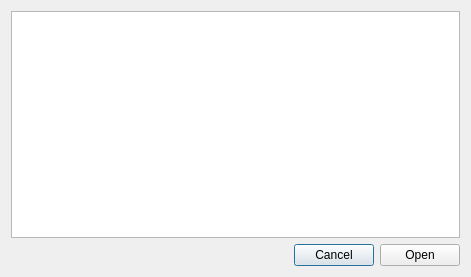
<?xml version="1.0" encoding="UTF-8"?>
<ui version="4.0">
 <class>RecentFilesDialog</class>
 <widget class="QDialog" name="RecentFilesDialog">
  <property name="geometry">
   <rect>
    <x>0</x>
    <y>0</y>
    <width>471</width>
    <height>277</height>
   </rect>
  </property>
  <property name="windowTitle">
   <string>Recent Files</string>
  </property>
  <layout class="QGridLayout" name="gridLayout">
   <item row="0" column="0" colspan="3">
    <widget class="QListWidget" name="listRecent"/>
   </item>
   <item row="1" column="0">
    <spacer name="horizontalSpacer">
     <property name="orientation">
      <enum>Qt::Horizontal</enum>
     </property>
     <property name="sizeHint" stdset="0">
      <size>
       <width>280</width>
       <height>20</height>
      </size>
     </property>
    </spacer>
   </item>
   <item row="1" column="1">
    <widget class="QPushButton" name="pb_Cancel">
     <property name="text">
      <string>Cancel</string>
     </property>
    </widget>
   </item>
   <item row="1" column="2">
    <widget class="QPushButton" name="pb_Open">
     <property name="text">
      <string>Open</string>
     </property>
    </widget>
   </item>
  </layout>
 </widget>
 <resources/>
 <connections>
  <connection>
   <sender>pb_Cancel</sender>
   <signal>clicked()</signal>
   <receiver>RecentFilesDialog</receiver>
   <slot>reject()</slot>
   <hints>
    <hint type="sourcelabel">
     <x>365</x>
     <y>255</y>
    </hint>
    <hint type="destinationlabel">
     <x>469</x>
     <y>121</y>
    </hint>
   </hints>
  </connection>
  <connection>
   <sender>pb_Open</sender>
   <signal>clicked()</signal>
   <receiver>RecentFilesDialog</receiver>
   <slot>onAcceptLocal()</slot>
   <hints>
    <hint type="sourcelabel">
     <x>430</x>
     <y>252</y>
    </hint>
    <hint type="destinationlabel">
     <x>469</x>
     <y>175</y>
    </hint>
   </hints>
  </connection>
  <connection>
   <sender>listRecent</sender>
   <signal>itemActivated(QListWidgetItem*)</signal>
   <receiver>RecentFilesDialog</receiver>
   <slot>onSelected(QListWidgetItem*)</slot>
   <hints>
    <hint type="sourcelabel">
     <x>144</x>
     <y>124</y>
    </hint>
    <hint type="destinationlabel">
     <x>14</x>
     <y>246</y>
    </hint>
   </hints>
  </connection>
  <connection>
   <sender>listRecent</sender>
   <signal>itemClicked(QListWidgetItem*)</signal>
   <receiver>RecentFilesDialog</receiver>
   <slot>onSelected(QListWidgetItem*)</slot>
   <hints>
    <hint type="sourcelabel">
     <x>207</x>
     <y>145</y>
    </hint>
    <hint type="destinationlabel">
     <x>49</x>
     <y>256</y>
    </hint>
   </hints>
  </connection>
  <connection>
   <sender>listRecent</sender>
   <signal>itemPressed(QListWidgetItem*)</signal>
   <receiver>RecentFilesDialog</receiver>
   <slot>onSelected(QListWidgetItem*)</slot>
   <hints>
    <hint type="sourcelabel">
     <x>284</x>
     <y>126</y>
    </hint>
    <hint type="destinationlabel">
     <x>136</x>
     <y>261</y>
    </hint>
   </hints>
  </connection>
  <connection>
   <sender>listRecent</sender>
   <signal>doubleClicked(QModelIndex)</signal>
   <receiver>RecentFilesDialog</receiver>
   <slot>onAcceptLocal()</slot>
   <hints>
    <hint type="sourcelabel">
     <x>232</x>
     <y>85</y>
    </hint>
    <hint type="destinationlabel">
     <x>251</x>
     <y>252</y>
    </hint>
   </hints>
  </connection>
 </connections>
 <slots>
  <slot>onSelected(QListWidgetItem*)</slot>
  <slot>onAcceptSelection(QListWidgetItem*)</slot>
  <slot>onAcceptLocal()</slot>
 </slots>
</ui>
